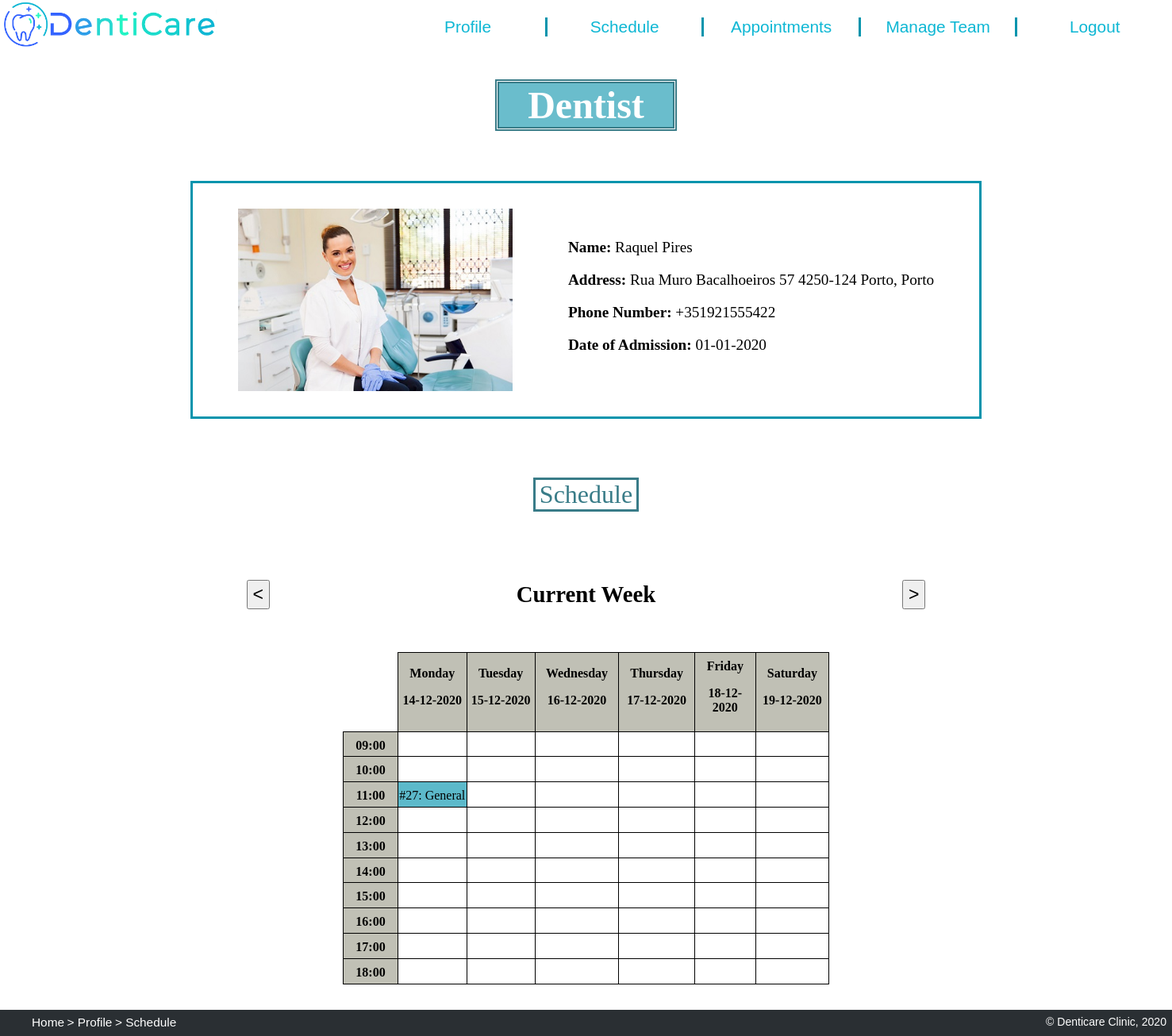
Screenshot of /dentist.php (signed in) with the database file from the repository.
### tables this page shows
CREATE TABLE employee (
    id integer PRIMARY KEY REFERENCES person, 
    salary float CHECK(salary > 0),
    date_of_admission text -- format dd-mm-yyyy
);

CREATE TABLE person (
    id integer PRIMARY KEY AUTOINCREMENT,
    name text NOT NULL,
    address text,
    phone_number text NOT NULL, -- e.g. +351935556768
    username text NOT NULL UNIQUE,
    password text NOT NULL
);

CREATE TABLE appointment (
    app_id integer PRIMARY KEY AUTOINCREMENT,
    date text NOT NULL, -- format dd-mm-yyyy
    time text NOT NULL, -- format 'hh:mm'
    room integer NOT NULL,
    client_id integer NOT NULL REFERENCES client,
    dentist_id integer NOT NULL REFERENCES dentist,
    specialty text NOT NULL REFERENCES specialty
);

### dentist.php (called while the page is built, shortened)
<?php
    require_once('database/init.php');
    require_once('database/dentist.php');
    require_once('database/appointment.php');
    $id = $_SESSION['id'];
    $dentist = getDentistInfo($id);
    $appointments = getDentistAppointments($id);
    require_once('templates/dentist_header_info_tpl.php');
    require_once('templates/schedule_tpl.php');
    require_once('templates/footer_tpl.php');
?>

### database/dentist.php (called while the page is built, shortened)
<?php
    function getDentistInfo($id) {
        global $dbh;
        $stmt = $dbh->prepare('SELECT * FROM person
                            JOIN employee USING (id)
                            JOIN dentist USING (id)
                            WHERE id = ?');
        $stmt->execute(array($id));
        return $stmt->fetch();
    }
?>

### templates/dentist_header_info_tpl.php (the view, shortened to what this page needs)
<!DOCTYPE html>
<html lang="en">
<head>
    <link href="css/style.css" rel="stylesheet">
    <link href="css/layout.css" rel="stylesheet">
    <link href="css/profilePage.css" rel="stylesheet">
    <link href="css/dentistAppointments.css" rel="stylesheet">
    <link href="css/managePeople.css" rel="stylesheet">
</head>
<body>
    <header>
        <a href='index.php' title="Home">
            <img src="images/logo.png" alt="Dentist Clinic Logo">
        </a>
        <nav>
            <ul>
                <li><a href='dentist.php' title="Profile"> Profile </a></li>
                <li><a href='dentist.php#Schedule' title="Schedule"> Schedule </a></li>
                <li><a href='dentistAppointments.php' title="Appointments"> Appointments </a></li>
                <li><a href='manageTeam.php#team_mng' title="Manage Team"> Manage Team </a></li>
                <li><a href='action_logout.php' title="Log Out"> Logout </a></li>
            </ul>
        </nav>
    </header>
    <h1 id="profileTitle"> Dentist </h1>
    <section id="profileInfo">
        <img src="images/<?php echo $dentist['username'] ?>.jpg" alt="Dr.<?php echo $dentist['name'] ?>">
        <div id="info">
            <p> <strong> Name: </strong> <?php echo $dentist['name'] ?> </p>
            <p> <strong> Address: </strong> <?php echo $dentist['address'] ?> </p>
            <p> <strong> Phone Number: </strong> <?php echo $dentist['phone_number'] ?> </p>
            <p> <strong> Date of Admission: </strong> <?php echo $dentist['date_of_admission'] ?> </p>
        </div>
    </section>

### database/appointment.php (shortened to what this page needs)
<?php
    function getDentistAppointments($id) {
        global $dbh;
        $stmt = $dbh->prepare('SELECT * FROM appointment
                                JOIN person ON dentist_id=person.id
                                WHERE dentist_id = ?');
        $stmt->execute(array($id));
        return $stmt->fetchAll();
    }
    function find_appointment($day, $hour, $appointments) {
        foreach ($appointments as $appointment) {
            if ($appointment['date'] == $day && $appointment['time'] == $hour) { ?>
                <a href='/dentistAppointments.php#appointment<?php echo $appointment['app_id'] ?>' title="Appointment" style="color: black; text-decoration:none;"> #<?php echo $appointment['app_id']; ?>:
                <?php echo $appointment['specialty']; ?></a>
            <?php }
        }
    }
?>

### css/style.css (style rules this page uses)
html { background: url(https://media.istockphoto.com/vectors/abstract-white-gray-background-with-clean-smooth-soft-wave-vector-vector-id915242162?k=6&m=915242162&s=170667a&w=0&h=4WM4DJV-ZH4vGMzR6MZ9FEHTHWEkW3EGcwXswC1MwlI=) no-repeat center center fixed; -webkit-background-size: cover; -moz-background-size: cover; -o-background-size: cover; background-size: cover; scroll-behavior: smooth; }
body>header { background-color: rgb(255, 255, 255); color: rgb(14, 183, 212); }
body>header img:first-child { height: 4em; }
body>header ul { height: auto; margin: 0; padding: 0; }
body>header li { background-color: white; text-align: center; list-style-type: none; font-family: Arial, Helvetica, sans-serif; font-size: 130%; border-right: 3px solid rgb(3, 148, 173); }
body>header li:last-child { border-right: 0px solid white; }
body>header a { color: rgb(14, 183, 212); text-decoration: none; }
#contacts p, li { font-family: Arial, Helvetica, sans-serif; text-align: center; }
footer p, ul { padding-bottom: 1%; }

### css/layout.css (style rules this page uses)
body { width: 100%; margin: 0; padding: 0; display: grid; grid-template-rows: [start] auto [first] auto [services] 10fr [end]; }
body>header { grid-row: start/first; }
body>header { display: grid; grid-template-columns: [logo] 1fr [menu] 2fr [end]; grid-template-rows: auto auto; }
header>nav { align-self: center; }
body>header img:first-child { grid-column: logo/menu; grid-row: 1; justify-self: left; }
body>header nav { grid-column: menu/end; grid-row: 1; }
body>header ul { display: flex; flex-direction: row; justify-content: center; }
body>header li { flex: 1; }

### css/profilePage.css (style rules this page uses)
#profileTitle { font-size: 3em; margin-left: 13em; margin-right: 13em; margin-bottom: 0.3em; text-align: center; background: rgba(96, 185, 201, 0.932); background-clip: content-box; color: white; border: 5px double rgb(57, 124, 136); }
#profileInfo { display: flex; flex-direction: row; justify-content: center; margin: 3em 15em; padding-top: 2em; padding-bottom: 2em; background-color: white; border: 3px solid rgb(3, 148, 173); }
#profileInfo img { padding-right: 2em; height: 230px; width:auto; }
#info { font-size: 1.2em; padding-left: 2em; padding-top: 1em; }

### rows the page displays
employee: id.username (picture), id.name "Raquel Pires", id.address "Rua Muro Bacalhoeiros 57 4250-124 Porto, Porto", id.phone_number "+351921555422", date_of_admission "01-01-2020"
appointment: app_id "27", specialty "General"
